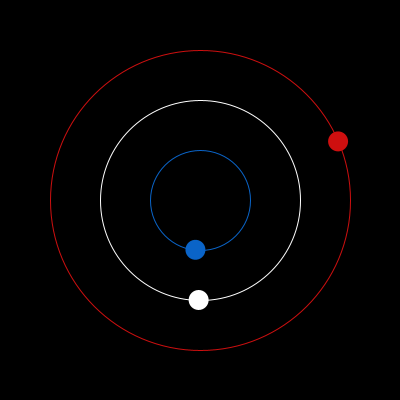
Frame 1 (no input)
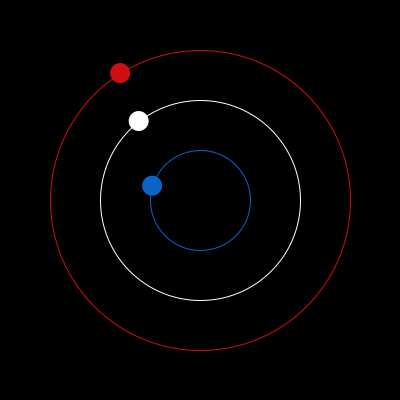
Frame 60 (the mouse pressed at the canvas centre just before this capture)
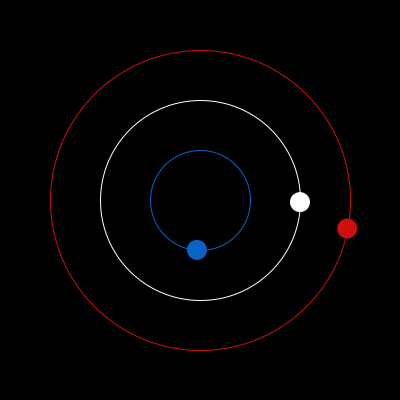
Frame 120 (the mouse held since frame 60 and released just before this capture)

The Processing sketch that drew these frames (run headless with seeded random() and noise(); from frame 60 on, the mouse is pressed at the canvas centre):

// Processing sketch: processing_19104
// ── processing_19104.pde

float ciblee;
float radiansBleue,radiansRouge,radiansBlanche,vitesseBlanche;

void setup() {
  size(400,400);
  ciblee = random(PI*2);

  radiansBleue = random(PI*2);
  radiansRouge = random(PI*2);
  radiansBlanche = random(PI*2);
  vitesseBlanche = 0;

  background(0);
  smooth();
  
}


void draw() {

  background(0);
  
  // Les trois orbites
  noFill();
  stroke(10,100,200);
  ellipse(width/2,height/2,100,100);
  stroke(255);
  ellipse(width/2,height/2,200,200);
  stroke(206,15,15);
  ellipse(width/2,height/2,300,300);
  
  noStroke();
  
  if ( mousePressed) {
    ciblee = atan2(mouseY-height/2,mouseX-width/2);
  }


  // BLEUE
  float vitesse = 0.03;
  
  if ( ciblee > radiansBleue ) {
    radiansBleue = min(ciblee - radiansBleue, vitesse) + radiansBleue;
  } 
  else {
    radiansBleue = max(ciblee - radiansBleue, -vitesse) + radiansBleue;
  }
  
  
  fill(10,100,200);
  pushMatrix();
  translate(width/2,height/2);
  
  rotate(radiansBleue);
  translate(50,0);
  ellipse(0, 0,20,20);
  popMatrix();

// BLANCHE
  float k = 0.04;
  float d = 0.9;
 
  vitesseBlanche = d * (vitesseBlanche + (k * (ciblee - radiansBlanche)));        
  radiansBlanche = radiansBlanche + vitesseBlanche;        

  fill(255);
  pushMatrix();
  translate(width/2,height/2);
  rotate(radiansBlanche);
  translate(100,0);
  ellipse(0, 0,20,20);
  popMatrix();

 
  // ROUGE
  float ratio = 0.05;

  radiansRouge = (ciblee - radiansRouge) * ratio + radiansRouge;

  fill(206,15,15);
  pushMatrix();
  translate(width/2,height/2);
  rotate(radiansRouge);
  translate(150,0);
  ellipse(0, 0,20,20);
  popMatrix();


  

}




                                                
